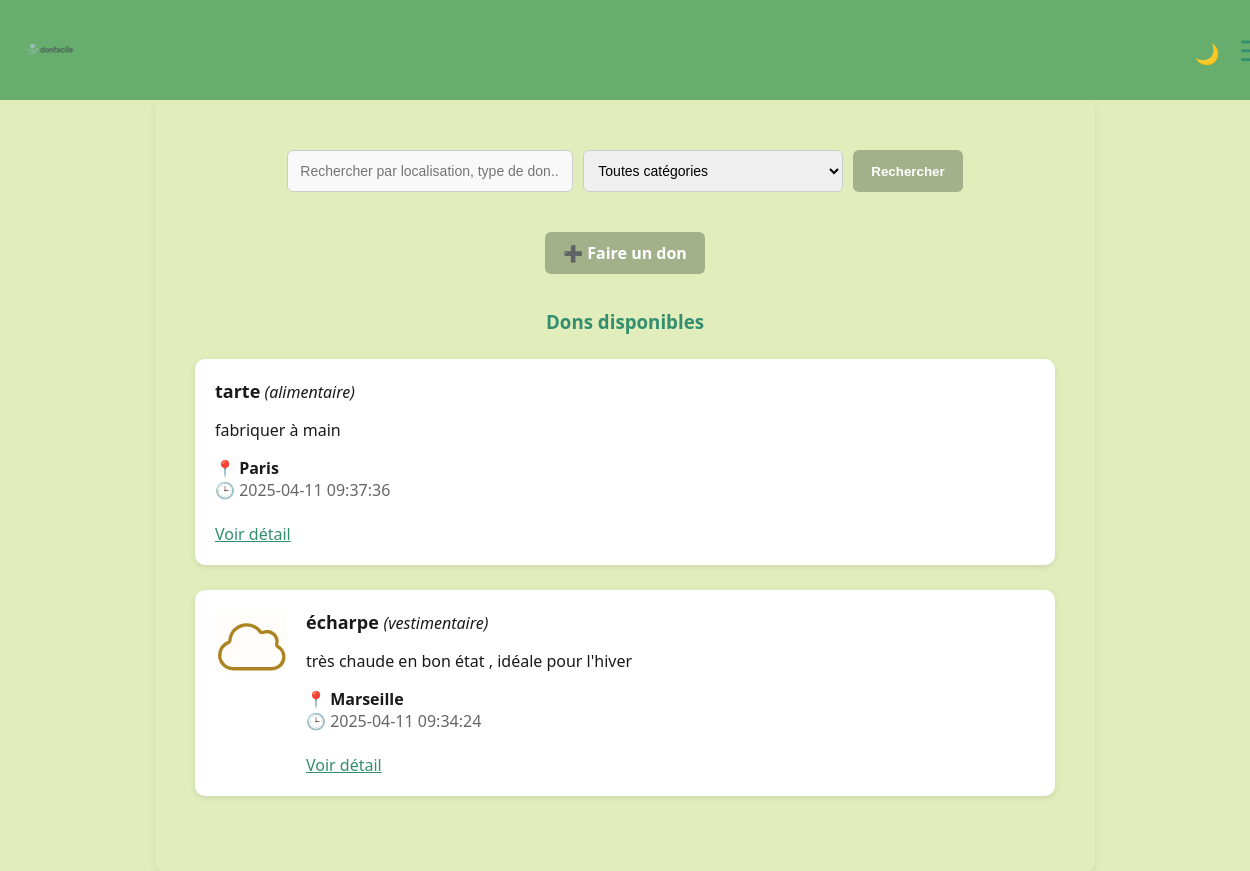
The page /index on the database as committed earlier.
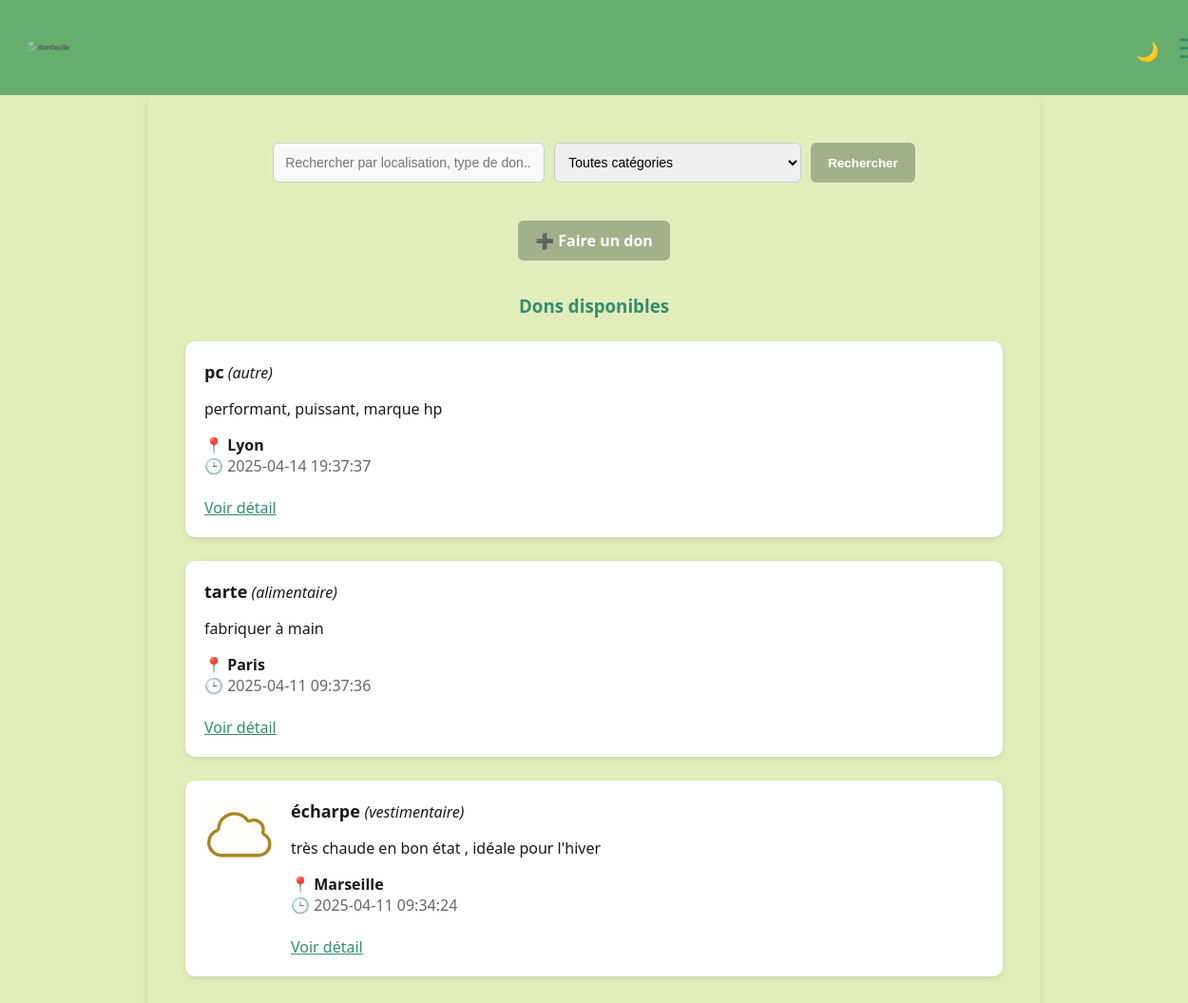
The same page on the database as committed later.
### tables this page shows
CREATE TABLE donations (
                    id INTEGER PRIMARY KEY AUTOINCREMENT,
                    user_id INTEGER NOT NULL,
                    title TEXT NOT NULL,
                    description TEXT,
                    category TEXT,
                    location TEXT,
                    created_at TIMESTAMP DEFAULT CURRENT_TIMESTAMP, image TEXT, latitude REAL, longitude REAL,
                    FOREIGN KEY (user_id) REFERENCES users(id)
                );

### app.py (the view)
@app.route('/index')
def index():
    location_filter = request.args.get('location')
    category_filter = request.args.get('category')
    conn = sqlite3.connect('database.db')
    c = conn.cursor()
    query = "SELECT id,title, description, category, location, created_at,image FROM donations WHERE 1=1"
    params = []
    if location_filter:
        query += " AND location LIKE ?"
        params.append('%' + location_filter + '%')
    if category_filter and category_filter != 'all':
        query += " AND category = ?"
        params.append(category_filter)
    query += " ORDER BY created_at DESC"
    c.execute(query, params)
    donations = c.fetchall()
    conn.close()
    return render_template('index.html', donations=donations, location_filter=location_filter, category_filter=category_filter)

### app.py (called while the page is built, shortened)
@app.context_processor
def inject_unread_count():
    return {'unread_count': 0}

### templates/index.html (shortened to what this page needs)
{% extends 'base.html' %}
{% block content %}
<div class="index-container">
    <div class="search-bar">
        <form method="get" action="{{ url_for('index') }}" class="search-form">
            <input type="text" name="location" placeholder="Rechercher par localisation, type de don..."
                   value="{{ location_filter or '' }}" class="input-text">
            <select name="category" class="input-select">
                <option value="all" {% if category_filter == 'all' or not category_filter %}selected{% endif %}>Toutes catégories</option>
            </select>
            <input type="submit" value="Rechercher" class="btn-custom">
        </form>
    </div>
    <div class="add-donation-btn">
        <a href="{{ url_for('create_donation') }}" class="btn-custom">
            ➕ Faire un don
        </a>
    </div>
    <h3 class="section-title">Dons disponibles</h3>
    {% if donations %}
        <ul class="donation-list">
            {% for don in donations %}
                <li class="donation-item">
                    {% if don[6] %}
                        <img src="{{ url_for('static', filename='uploads/' ~ don[6]) }}"
                             alt="Image du don" class="donation-img">
                    {% endif %}
                    <div class="donation-info">
                        <strong class="donation-title">{{ don[1] }}</strong> <em>({{ don[3] }})</em><br>
                        <p>{{ don[2] }}</p>
                        📍 <strong>{{ don[4] }}</strong><br>
                        🕒 <span class="donation-date">{{ don[5] }}</span><br><br>
                        <a href="{{ url_for('donation_detail', donation_id=don[0]) }}" class="donation-link">Voir détail</a>
                    </div>
                </li>
            {% endfor %}
        </ul>
    {% else %}
        <p class="no-donation-msg">Aucun don disponible pour le moment.</p>
    {% endif %}
</div>
{% endblock %}

### templates/base.html (shortened to what this page needs)
<!DOCTYPE html>
<html lang="fr">
<head>
    <link rel="stylesheet" href="/static/css/style.css">
    <link rel="stylesheet" href="/static/css/index.css">
</head>
<body>
<header>
    <a href="{{ url_for('home') }}" class="logo-link" style="display: flex; align-items: center;">
        <img src="{{ url_for('static', filename='logo_donfacile.png') }}" alt="Logo DonFacile" style="height: 60px;">
    </a>
    <div>
        <button id="darkModeToggle" class="dark-toggle" aria-label="Mode sombre">🌙</button>
        <button class="burger" onclick="toggleMenu()">☰</button>
    </div>
</header>
<main>
    {% block content %}{% endblock %}
</main>
</body>
</html>

### static/css/style.css (style rules this page uses)
:root { --vert-fonce: #328E6E; --vert-moyen: #67AE6E; --vert-clair: #90C67C; --beige-vert: #E1EEBC; --texte: #1A1A1A; --blanc: #fff; }
body { margin: 0; font-family: 'Segoe UI', Tahoma, sans-serif; background-color: var(--beige-vert); color: var(--texte); }
header { background-color: var(--vert-moyen); color: var(--blanc); padding: 15px 20px; display: flex; justify-content: space-between; align-items: center; position: relative; z-index: 1001; }
.burger { font-size: 28px; cursor: pointer; background: none; border: none; color: #328E6E; }
main { max-width: 900px; margin: auto; padding: 20px; background: #E1EEBC; box-shadow: 0 2px 6px rgba(0, 0, 0, 0.1); border-radius: 8px; }
a { color: #328E6E; }
header { width: 100%; background-color: var(--vert-moyen); padding: 20px; text-align: center; color: var(--blanc); font-size: 28px; font-weight: bold; }
.btn-custom { background-color: #A3B18A; color: white; border: none; padding: 10px 18px; border-radius: 6px; font-weight: bold; cursor: pointer; transition: background-color 0.3s ease, transform 0.2s ease; text-decoration: none; display: inline-block; }
.dark-toggle { font-size: 20px; margin-left: 15px; cursor: pointer; background: none; border: none; color: #328E6E; }
.logo-link { display: flex; align-items: center; text-decoration: none; color: inherit; font-size: 24px; font-weight: bold; }
input[type="email"], input[type="password"], input[type="text"] { padding: 12px; border: 1px solid #ccc; border-radius: 6px; font-size: 14px; background-color: #f9f9f9; }
img { max-width: 100%; height: auto; }

### static/css/index.css (style rules this page uses)
.index-container { max-width: 900px; margin: auto; padding: 30px 20px; }
.search-bar { text-align: center; margin-bottom: 40px; }
.search-form { display: flex; flex-wrap: wrap; justify-content: center; gap: 10px; }
.input-text, .input-select { padding: 10px; border-radius: 6px; border: 1px solid #ccc; font-size: 14px; min-width: 260px; }
.add-donation-btn { text-align: center; margin-bottom: 35px; }
.section-title { text-align: center; color: var(--vert-fonce); margin-bottom: 25px; }
.donation-list { list-style-type: none; padding: 0; }
.donation-item { margin-bottom: 25px; background: var(--blanc); padding: 20px; border-radius: 10px; box-shadow: 0 2px 6px rgba(0,0,0,0.1); display: flex; gap: 20px; align-items: flex-start; }
.donation-img { max-width: 120px; border-radius: 6px; }
.donation-info { flex: 1; }
.donation-title { font-size: 18px; color: var(--texte); }
.donation-date { color: #666; }
.donation-link { color: var(--vert-fonce); text-decoration: underline; }

Rows that differ between the two databases and show on the page:
added donations: title "pc", category "autre", description "performant, puissant, marque hp", location "Lyon", created_at "2025-04-14 19:37:37"
